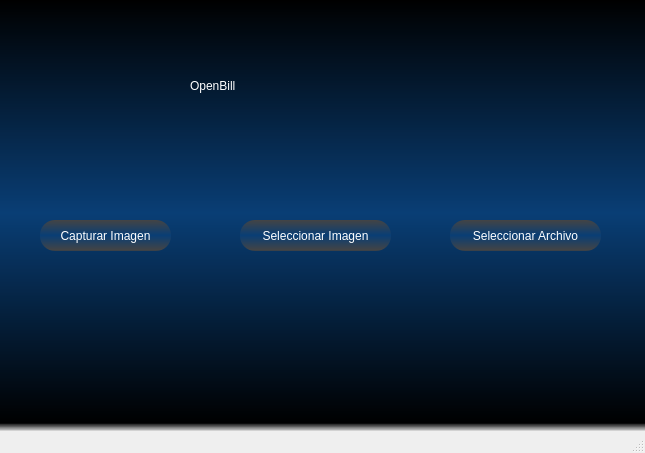
<?xml version="1.0" encoding="UTF-8"?>
<ui version="4.0">
 <class>MainWindow</class>
 <widget class="QMainWindow" name="MainWindow">
  <property name="geometry">
   <rect>
    <x>0</x>
    <y>0</y>
    <width>645</width>
    <height>453</height>
   </rect>
  </property>
  <property name="minimumSize">
   <size>
    <width>645</width>
    <height>453</height>
   </size>
  </property>
  <property name="maximumSize">
   <size>
    <width>645</width>
    <height>453</height>
   </size>
  </property>
  <property name="windowTitle">
   <string>MainWindow</string>
  </property>
  <property name="styleSheet">
   <string notr="true">QWidget#centralwidget{
background-color: qlineargradient(spread:reflect, x1:0, y1:0, x2:0, y2:1, stop:0 rgba(0, 0, 0, 255), stop:0.494318 rgba(9, 62, 117, 255), stop:0.98 rgba(0, 0, 0, 255), stop:1 rgba(0, 0, 0, 0));}</string>
  </property>
  <widget class="QWidget" name="centralwidget">
   <widget class="QLabel" name="label">
    <property name="geometry">
     <rect>
      <x>190</x>
      <y>30</y>
      <width>271</width>
      <height>111</height>
     </rect>
    </property>
    <property name="styleSheet">
     <string notr="true">
font: 90 70pt &quot;Bahnschrift Condensed&quot;;
color: white;</string>
    </property>
    <property name="text">
     <string>OpenBill</string>
    </property>
   </widget>
   <widget class="QPushButton" name="CapImagen">
    <property name="geometry">
     <rect>
      <x>40</x>
      <y>220</y>
      <width>131</width>
      <height>31</height>
     </rect>
    </property>
    <property name="minimumSize">
     <size>
      <width>131</width>
      <height>31</height>
     </size>
    </property>
    <property name="maximumSize">
     <size>
      <width>131</width>
      <height>31</height>
     </size>
    </property>
    <property name="styleSheet">
     <string notr="true">border-radius:15px;
background-color: qlineargradient(spread:reflect, x1:0, y1:0, x2:0, y2:1, stop:0 rgba(68, 68, 68, 255), stop:0.494318 rgba(9, 62, 117, 255), stop:0.98 rgba(68, 68, 68, 255), stop:1 rgba(0, 0, 0, 0));
font: 90 15pt &quot;Bahnschrift Condensed&quot;;
color: white;</string>
    </property>
    <property name="text">
     <string>Capturar Imagen</string>
    </property>
   </widget>
   <widget class="QPushButton" name="SelextImagen">
    <property name="geometry">
     <rect>
      <x>240</x>
      <y>220</y>
      <width>151</width>
      <height>31</height>
     </rect>
    </property>
    <property name="styleSheet">
     <string notr="true">border-radius:15px;
background-color: qlineargradient(spread:reflect, x1:0, y1:0, x2:0, y2:1, stop:0 rgba(68, 68, 68, 255), stop:0.494318 rgba(9, 62, 117, 255), stop:0.98 rgba(68, 68, 68, 255), stop:1 rgba(0, 0, 0, 0));
font: 90 15pt &quot;Bahnschrift Condensed&quot;;
color: white;</string>
    </property>
    <property name="text">
     <string>Seleccionar Imagen</string>
    </property>
   </widget>
   <widget class="QPushButton" name="Archivo">
    <property name="geometry">
     <rect>
      <x>450</x>
      <y>220</y>
      <width>151</width>
      <height>31</height>
     </rect>
    </property>
    <property name="styleSheet">
     <string notr="true">border-radius:15px;
background-color: qlineargradient(spread:reflect, x1:0, y1:0, x2:0, y2:1, stop:0 rgba(68, 68, 68, 255), stop:0.494318 rgba(9, 62, 117, 255), stop:0.98 rgba(68, 68, 68, 255), stop:1 rgba(0, 0, 0, 0));
font: 90 15pt &quot;Bahnschrift Condensed&quot;;
color: white;</string>
    </property>
    <property name="text">
     <string>Seleccionar Archivo</string>
    </property>
   </widget>
  </widget>
  <widget class="QMenuBar" name="menubar">
   <property name="geometry">
    <rect>
     <x>0</x>
     <y>0</y>
     <width>645</width>
     <height>21</height>
    </rect>
   </property>
  </widget>
  <widget class="QStatusBar" name="statusbar"/>
 </widget>
 <resources/>
 <connections/>
</ui>
